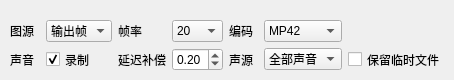
    <widget class="QWidget" name="tabVideoWrite">
     <attribute name="title">
      <string>录制设置</string>
     </attribute>
     <widget class="QWidget" name="gridLayoutWidget_3">
      <property name="geometry">
       <rect>
        <x>10</x>
        <y>20</y>
        <width>435</width>
        <height>51</height>
       </rect>
      </property>
      <layout class="QGridLayout" name="gridLayout_3">
       <item row="1" column="1">
        <widget class="QCheckBox" name="checkBoxRecordAudio">
         <property name="text">
          <string>录制</string>
         </property>
         <property name="checked">
          <bool>true</bool>
         </property>
        </widget>
       </item>
       <item row="0" column="0">
        <widget class="QLabel" name="label_55">
         <property name="text">
          <string>图源</string>
         </property>
        </widget>
       </item>
       <item row="0" column="2">
        <widget class="QLabel" name="label_53">
         <property name="text">
          <string>帧率</string>
         </property>
        </widget>
       </item>
       <item row="0" column="1">
        <widget class="QComboBox" name="comRecordImageType">
         <property name="styleSheet">
          <string notr="true"/>
         </property>
         <item>
          <property name="text">
           <string>输出帧</string>
          </property>
         </item>
        </widget>
       </item>
       <item row="1" column="5">
        <widget class="QComboBox" name="comboAudioRecMode">
         <property name="styleSheet">
          <string notr="true"/>
         </property>
         <item>
          <property name="text">
           <string>全部声音</string>
          </property>
         </item>
         <item>
          <property name="text">
           <string>系统声音</string>
          </property>
         </item>
         <item>
          <property name="text">
           <string>麦克风</string>
          </property>
         </item>
        </widget>
       </item>
       <item row="1" column="3">
        <widget class="QDoubleSpinBox" name="spinAudioDelay">
         <property name="toolTip">
          <string>人脸纵向缩放比例</string>
         </property>
         <property name="decimals">
          <number>2</number>
         </property>
         <property name="minimum">
          <double>0.000000000000000</double>
         </property>
         <property name="maximum">
          <double>2.000000000000000</double>
         </property>
         <property name="singleStep">
          <double>0.010000000000000</double>
         </property>
         <property name="value">
          <double>0.200000000000000</double>
         </property>
        </widget>
       </item>
       <item row="1" column="4">
        <widget class="QLabel" name="label_56">
         <property name="text">
          <string>声源</string>
         </property>
        </widget>
       </item>
       <item row="0" column="5">
        <widget class="QComboBox" name="comboWriteEncoder">
         <property name="styleSheet">
          <string notr="true"/>
         </property>
         <item>
          <property name="text">
           <string>MP42</string>
          </property>
         </item>
         <item>
          <property name="text">
           <string>MJPG</string>
          </property>
         </item>
         <item>
          <property name="text">
           <string>XVID</string>
          </property>
         </item>
         <item>
          <property name="text">
           <string>U263</string>
          </property>
         </item>
         <item>
          <property name="text">
           <string>FLV1</string>
          </property>
         </item>
        </widget>
       </item>
       <item row="0" column="3">
        <widget class="QComboBox" name="comboWriteFPS">
         <property name="styleSheet">
          <string notr="true"/>
         </property>
         <item>
          <property name="text">
           <string>20</string>
          </property>
         </item>
         <item>
          <property name="text">
           <string>24</string>
          </property>
         </item>
         <item>
          <property name="text">
           <string>30</string>
          </property>
         </item>
        </widget>
       </item>
       <item row="1" column="0">
        <widget class="QLabel" name="label_61">
         <property name="text">
          <string>声音</string>
         </property>
        </widget>
       </item>
       <item row="0" column="4">
        <widget class="QLabel" name="label_54">
         <property name="text">
          <string>编码</string>
         </property>
        </widget>
       </item>
       <item row="1" column="2">
        <widget class="QLabel" name="label_63">
         <property name="text">
          <string>延迟补偿</string>
         </property>
        </widget>
       </item>
       <item row="1" column="6">
        <widget class="QCheckBox" name="checkRecordTempSave">
         <property name="text">
          <string>保留临时文件</string>
         </property>
         <property name="checked">
          <bool>false</bool>
         </property>
        </widget>
       </item>
      </layout>
     </widget>
    </widget>
